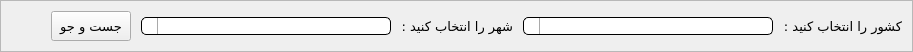
        <widget class="QFrame" name="frame">
         <property name="maximumSize">
          <size>
           <width>16777215</width>
           <height>50</height>
          </size>
         </property>
         <property name="styleSheet">
          <string notr="true">QFrame#frame{
	border:none;
	border-bottom:1px solid rgb(211, 211, 211);
}</string>
         </property>
         <property name="frameShape">
          <enum>QFrame::StyledPanel</enum>
         </property>
         <property name="frameShadow">
          <enum>QFrame::Raised</enum>
         </property>
         <layout class="QHBoxLayout" name="horizontalLayout_3">
          <property name="spacing">
           <number>10</number>
          </property>
          <property name="leftMargin">
           <number>10</number>
          </property>
          <property name="topMargin">
           <number>10</number>
          </property>
          <property name="rightMargin">
           <number>10</number>
          </property>
          <property name="bottomMargin">
           <number>10</number>
          </property>
          <item>
           <spacer name="horizontalSpacer_2">
            <property name="orientation">
             <enum>Qt::Horizontal</enum>
            </property>
            <property name="sizeHint" stdset="0">
             <size>
              <width>40</width>
              <height>20</height>
             </size>
            </property>
           </spacer>
          </item>
          <item>
           <widget class="QPushButton" name="BtnSearch">
            <property name="minimumSize">
             <size>
              <width>80</width>
              <height>30</height>
             </size>
            </property>
            <property name="font">
             <font>
              <family>IRANYekan</family>
              <pointsize>10</pointsize>
             </font>
            </property>
            <property name="cursor">
             <cursorShape>PointingHandCursor</cursorShape>
            </property>
            <property name="styleSheet">
             <string notr="true">QPushButton{
	
}</string>
            </property>
            <property name="text">
             <string>جست و جو</string>
            </property>
           </widget>
          </item>
          <item>
           <widget class="QComboBox" name="cmbCity">
            <property name="minimumSize">
             <size>
              <width>250</width>
              <height>0</height>
             </size>
            </property>
            <property name="maximumSize">
             <size>
              <width>250</width>
              <height>16777215</height>
             </size>
            </property>
            <property name="cursor">
             <cursorShape>PointingHandCursor</cursorShape>
            </property>
            <property name="layoutDirection">
             <enum>Qt::RightToLeft</enum>
            </property>
            <property name="styleSheet">
             <string notr="true">QComboBox{	
	border-radius:5px;
	border:1px solid #000;
	font: 57 12pt &quot;IRANSans Medium&quot;;
}
QComboBox::drop-down{
    width: 15px;
    border-right-width: 1px;
    border-right-color: darkgray;
    border-right-style: solid; /* just a single line */
    border-top-left-radius: 5px; /* same radius as the QComboBox */
    border-bottom-left-radius: 5px;
}
QComboBox::drop-down:hover{
   background-color:rgb(221, 255, 253);
}
QComboBox::down-arrow {
    image:url(:/newPrefix/down.png);
	width:15px;
	height:15px;
}
</string>
            </property>
           </widget>
          </item>
          <item>
           <widget class="QLabel" name="label_3">
            <property name="minimumSize">
             <size>
              <width>110</width>
              <height>0</height>
             </size>
            </property>
            <property name="maximumSize">
             <size>
              <width>130</width>
              <height>16777215</height>
             </size>
            </property>
            <property name="font">
             <font>
              <family>IRANSans Medium</family>
              <pointsize>10</pointsize>
             </font>
            </property>
            <property name="text">
             <string>شهر را انتخاب کنید :</string>
            </property>
           </widget>
          </item>
          <item>
           <widget class="QComboBox" name="cmbCountry">
            <property name="minimumSize">
             <size>
              <width>250</width>
              <height>0</height>
             </size>
            </property>
            <property name="maximumSize">
             <size>
              <width>250</width>
              <height>16777215</height>
             </size>
            </property>
            <property name="cursor">
             <cursorShape>PointingHandCursor</cursorShape>
            </property>
            <property name="layoutDirection">
             <enum>Qt::RightToLeft</enum>
            </property>
            <property name="styleSheet">
             <string notr="true">QComboBox{	
	border-radius:5px;
	border:1px solid #000;
	font: 57 12pt &quot;IRANSans Medium&quot;;
	text-align: center;
}
QComboBox::drop-down{
    width: 15px;
    border-right-width: 1px;
    border-right-color: darkgray;
    border-right-style: solid; /* just a single line */
    border-top-left-radius: 5px; /* same radius as the QComboBox */
    border-bottom-left-radius: 5px;
}
QComboBox::drop-down:hover{
   background-color:rgb(221, 255, 253);
}
QComboBox::down-arrow {
    image:url(:/newPrefix/down.png);
	width:15px;
	height:15px;
}
</string>
            </property>
            <property name="sizeAdjustPolicy">
             <enum>QComboBox::AdjustToMinimumContentsLength</enum>
            </property>
           </widget>
          </item>
          <item>
           <widget class="QLabel" name="label">
            <property name="minimumSize">
             <size>
              <width>110</width>
              <height>0</height>
             </size>
            </property>
            <property name="maximumSize">
             <size>
              <width>130</width>
              <height>16777215</height>
             </size>
            </property>
            <property name="font">
             <font>
              <family>IRANSans Medium</family>
              <pointsize>10</pointsize>
             </font>
            </property>
            <property name="text">
             <string>کشور را انتخاب کنید :</string>
            </property>
           </widget>
          </item>
         </layout>
        </widget>
